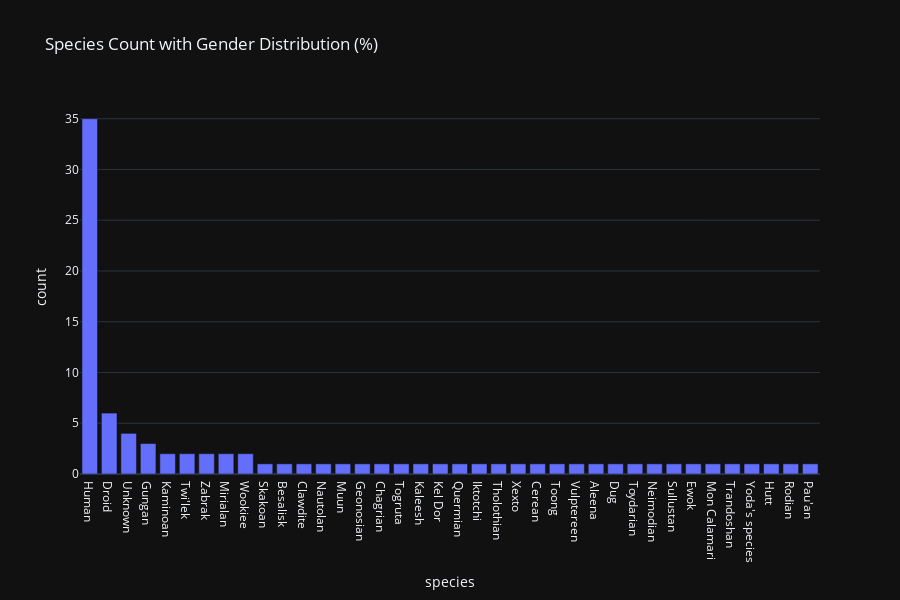

Source (notebook cell):
### Markdown cell above
## Including Gender % percentages

### Code cell
import plotly.express as px

# Step 1: Count gender per species
gender_counts = df_cleaned.groupby(['species', 'gender']).size().unstack(fill_value=0)

# Step 2: Calculate gender percentages
gender_percent = gender_counts.div(gender_counts.sum(axis=1), axis=0) * 100
gender_percent = gender_percent.reset_index()

# Step 3: Count total characters per species
species_counts = df_cleaned['species'].value_counts().reset_index()
species_counts.columns = ['species', 'count']

# Step 4: Merge counts and percentages
merged = species_counts.merge(gender_percent, on='species')

# Step 5: Create interactive bar chart with rich hover data
fig = px.bar(merged,
             x='species',
             y='count',
             hover_data={
                 'count': True,
                 'masculine': ':.1f',
                 'feminine': ':.1f',
                 'Unknown': ':.1f'
             },
             color_discrete_map={
                 'Masculine': '#1f77b4',
                 'Feminine': '#e377c2',
                 'Unknown': '#7f7f7f'
             },
             title='Species Count with Gender Distribution (%)',
             template='plotly_dark',
             width=900,
             height=600)

fig.show()

### Figure 1 — Plotly figure (JSON) as saved in the notebook; plotly's stock layout.template omitted (floating-point values rounded to 4 significant figures)
{"data": [{"customdata": [[74.29, 25.71, 0.0], [83.33, 16.67, 0.0], [0.0, 0.0, 100.0], [100.0, 0.0, 0.0], [50.0, 50.0, 0.0], [50.0, 50.0, 0.0], [100.0, 0.0, 0.0], [0.0, 100.0, 0.0], [100.0, 0.0, 0.0], [100.0, 0.0, 0.0], [100.0, 0.0, 0.0], [0.0, 100.0, 0.0], [100.0, 0.0, 0.0], [100.0, 0.0, 0.0], [100.0, 0.0, 0.0], [100.0, 0.0, 0.0], [0.0, 100.0, 0.0], [100.0, 0.0, 0.0], [100.0, 0.0, 0.0], [100.0, 0.0, 0.0], [100.0, 0.0, 0.0], [0.0, 100.0, 0.0], [100.0, 0.0, 0.0], [100.0, 0.0, 0.0], [100.0, 0.0, 0.0], [100.0, 0.0, 0.0], [100.0, 0.0, 0.0], [100.0, 0.0, 0.0], [100.0, 0.0, 0.0], [100.0, 0.0, 0.0], [100.0, 0.0, 0.0], [100.0, 0.0, 0.0], [100.0, 0.0, 0.0], [100.0, 0.0, 0.0], [100.0, 0.0, 0.0], [100.0, 0.0, 0.0], [100.0, 0.0, 0.0], [100.0, 0.0, 0.0]], "hovertemplate": "species=%{x}<br>count=%{y}<br>masculine=%{customdata[0]:.1f}<br>feminine=%{customdata[1]:.1f}<br>Unknown=%{customdata[2]:.1f}<extra></extra>", "legendgroup": "", "marker": {"color": "#636efa", "pattern": {"shape": ""}}, "name": "", "orientation": "v", "showlegend": false, "textposition": "auto", "type": "bar", "x": ["Human", "Droid", "Unknown", "Gungan", "Kaminoan", "Twi'lek", "Zabrak", "Mirialan", "Wookiee", "Skakoan", "Besalisk", "Clawdite", "Nautolan", "Muun", "Geonosian", "Chagrian", "Togruta", "Kaleesh", "Kel Dor", "Quermian", "Iktotchi", "Tholothian", "Xexto", "Cerean", "Toong", "Vulptereen", "Aleena", "Dug", "Toydarian", "Neimodian", "Sullustan", "Ewok", "Mon Calamari", "Trandoshan", "Yoda's species", "Hutt", "Rodian", "Pau'an"], "xaxis": "x", "y": [35, 6, 4, 3, 2, 2, 2, 2, 2, 1, 1, 1, 1, 1, 1, 1, 1, 1, 1, 1, 1, 1, 1, 1, 1, 1, 1, 1, 1, 1, 1, 1, 1, 1, 1, 1, 1, 1], "yaxis": "y"}], "layout": {"barmode": "relative", "height": 600, "legend": {"tracegroupgap": 0}, "title": {"text": "Species Count with Gender Distribution (%)"}, "width": 900, "xaxis": {"anchor": "y", "domain": [0, 1], "title": {"text": "species"}}, "yaxis": {"anchor": "x", "domain": [0, 1], "title": {"text": "count"}}}}
